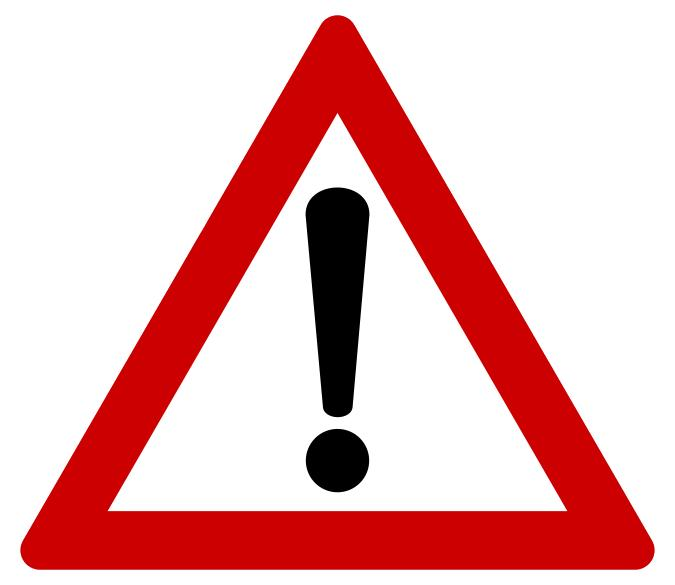
#> input picture biaoding/attention_road_sign.jpg, 675 x 585 px
$ python baioding.py
#> lines starting #> are read from the running program, lines starting #| are printed output that depends on the picture
import cv2
import numpy as np
import os
import time

# 1. 设置模型图片和道路图片文件路径
image_folder = os.getcwd()  # 当前目录
attention_sign_path = os.path.join(image_folder, 'attention_road_sign.jpg')  # 注意标志图像路径
dead_end_sign_path = os.path.join(image_folder, 'dead_end_road_sign.jpg')  # 死胡同标志图像路径

# 2. 读取标志图像（Attention 和 Dead End）
attention_sign = cv2.imread(attention_sign_path, cv2.IMREAD_COLOR)
#> attention_sign is the input picture: shape (585, 675, 3); mean B, G, R 183, 182.8, 232.9
dead_end_sign = cv2.imread(dead_end_sign_path, cv2.IMREAD_COLOR)
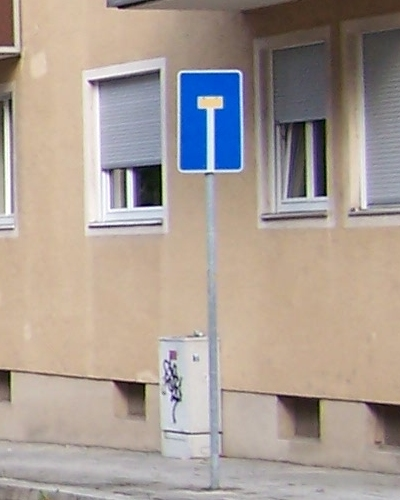
#> input picture biaoding/dead_end_road_sign.jpg, 400 x 500 px
#> dead_end_sign is the input picture: shape (500, 400, 3); mean B, G, R 148.8, 157.1, 169

# 检查图像是否正确加载
if attention_sign is None or dead_end_sign is None:
    print("Error loading sign images. Please check the file paths.")
    exit()

# 3. 创建窗口以显示图像
cv2.namedWindow("Output", cv2.WINDOW_NORMAL)

# 初始化匹配参数
scaleRMin = [0.5, 0.4]
scaleRMax = [0.8, 2.0]
scaleCMin = [1.0, 1.0]
scaleCMax = [1.0, 1.0]
hFac = [47.0, 50.0]  # 根据实际标志尺寸设置缩放因子

# 4. 读取当前目录下所有的 PNG 图像
street_image_files = [f for f in os.listdir(image_folder) if
                      f.endswith('.jpg') and f not in ['attention_road_sign.png', 'dead_end_road_sign.png']]

# ORB 特征检测器
orb = cv2.ORB_create()

# 5. 遍历图像序列进行标志检测
for street_image_file in street_image_files:
    # 读取街道图像
    street_image_path = os.path.join(image_folder, street_image_file)
    street_image = cv2.imread(street_image_path, cv2.IMREAD_COLOR)

    if street_image is None:
        continue

    # 使用 ORB 特征检测
    kp_attention, des_attention = orb.detectAndCompute(attention_sign, None)
#> kp_attention = 324 keypoints; strongest (x, y, size): (344, 408, 111.1), (326, 408, 111.1), (331, 412, 92.6), (346, 411, 77.1)
    kp_dead_end, des_dead_end = orb.detectAndCompute(dead_end_sign, None)
#> kp_dead_end = 496 keypoints; strongest (x, y, size): (161, 204, 31), (160, 203, 44.6), (159, 202, 53.6), (325, 195, 31)
    kp_image, des_image = orb.detectAndCompute(street_image, None)
#> kp_image has the same summary as kp_attention

    # 使用 BFMatcher 匹配特征
    bf = cv2.BFMatcher(cv2.NORM_HAMMING, crossCheck=True)

    matches_attention = bf.match(des_image, des_attention)
#> matches_attention = 324 matches
    matches_dead_end = bf.match(des_image, des_dead_end)
#> matches_dead_end = 49 matches

    # 根据匹配结果排序
    matches_attention = sorted(matches_attention, key = lambda x:x.distance)
    matches_dead_end = sorted(matches_dead_end, key = lambda x:x.distance)

    # 6. 显示匹配结果
    attention_start_time = time.time()
    result_attention = cv2.drawMatches(street_image, kp_image, attention_sign, kp_attention, matches_attention[:10], None, flags=cv2.DrawMatchesFlags_NOT_DRAW_SINGLE_POINTS)
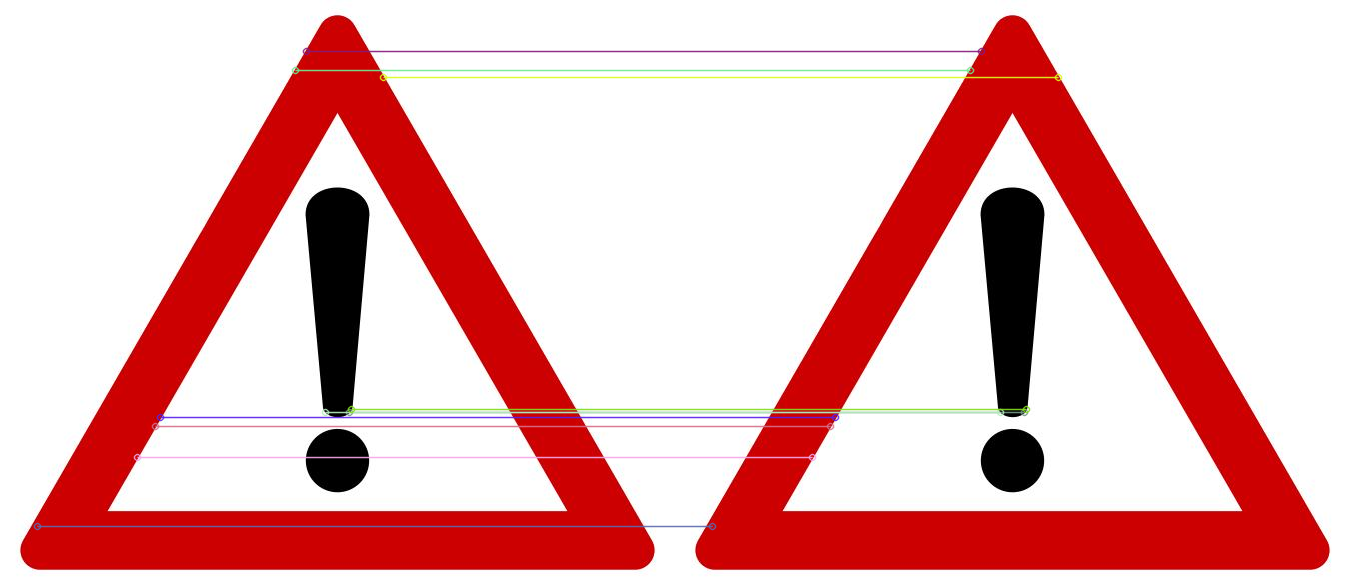
#> result_attention: shape (585, 1350, 3); mean B, G, R 182.6, 182.5, 232
    dead_end_start_time = time.time()
    result_dead_end = cv2.drawMatches(street_image, kp_image, dead_end_sign, kp_dead_end, matches_dead_end[:10], None, flags=cv2.DrawMatchesFlags_NOT_DRAW_SINGLE_POINTS)
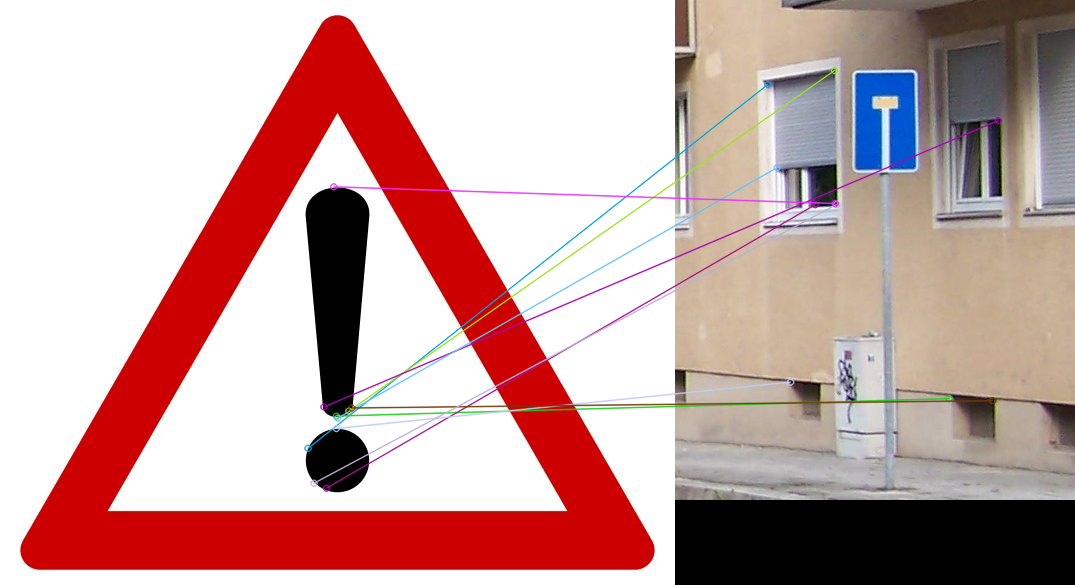
#> result_dead_end: shape (585, 1075, 3); mean B, G, R 161.9, 164, 199.1

    # 7. 显示结果
    cv2.imshow("Attention Sign Matches", result_attention)
    cv2.imshow("Dead End Sign Matches", result_dead_end)

    # 8. 显示标志位置
    if len(matches_attention) > 5:  # 如果有足够的匹配
        attention_end_time = time.time()
        attention_time = (attention_end_time - attention_start_time) * 1000  # 毫秒
        print(f"Attention sign found in: {attention_time:.2f} ms")

    if len(matches_dead_end) > 5:  # 如果有足够的匹配
        dead_end_end_time = time.time()
        dead_end_time = (dead_end_end_time - dead_end_start_time) * 1000  # 毫秒
        print(f"Dead end sign found in: {dead_end_time:.2f} ms")

    # 9. 如果没有找到标志
    if len(matches_attention) <= 5 and len(matches_dead_end) <= 5:
        cv2.putText(street_image, "No sign found", (50, 50), cv2.FONT_HERSHEY_SIMPLEX, 1, (0, 0, 0), 2)

    # 10. 显示最终结果
    cv2.imshow("Detected Road Signs", street_image)
    cv2.waitKey(0)  # 按键继续到下一图像

cv2.destroyAllWindows()  # 关闭所有窗口
